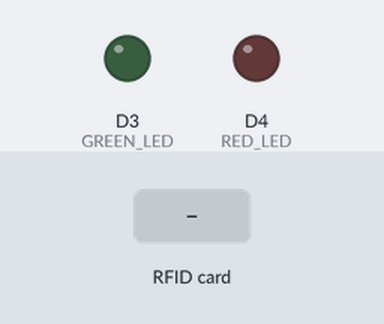
Recording of a sketch running on a simulated ESP8266 (NodeMCU). Parts: output pins drawn as LEDs (lit = HIGH). The test bench sets the inputs (shaded band). WiFi joins after 1.5 s; servers stay silent unless stated; uploads are accepted with an empty reply; what the sketch prints to the serial monitor is not drawn.

Above: at 2.7 s.
2.8 s: RFID card 5E 7A 19 C4 held to the reader
At 3.8 s:
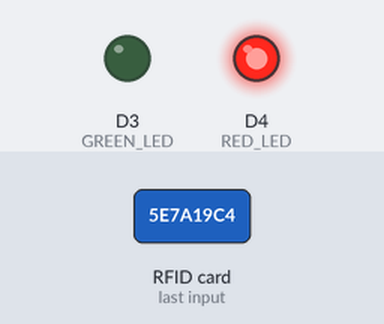
Timing chart, 0 to 5.8 s (numbered marks = the images above; inputs shaded):
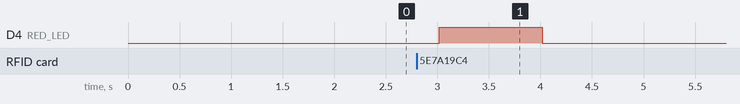

Measured:
- after the input at 2.8 s, D4 (RED_LED): LOW → HIGH after 0.22 s, → LOW 1.0 s later

The sketch:

esp8266.ino
```cpp
#include <ESP8266WiFi.h>
#include <ESP8266HTTPClient.h>
#include <ArduinoJson.h>
#include <SPI.h>
#include <MFRC522.h>
#include <SoftwareSerial.h>

// WiFi credentials
const char* ssid = "UNKNOWN";
const char* password = "@Wifinaminto1";
const char* serverUrl = "http://192.168.1.12/rfidattendance/api/devices.php";

// Pin Definitions
#define SS_PIN D2    // RFID SS/SDA
#define RST_PIN D1   // RFID RST
#define GREEN_LED D3
#define RED_LED D4

// Software Serial for Arduino
SoftwareSerial arduinoSerial(D6, D5); // RX, TX

MFRC522 rfid(SS_PIN, RST_PIN);

void setup() {
    Serial.begin(115200);  // Debug serial
    arduinoSerial.begin(9600);  // Arduino communication

    // Initialize LEDs
    pinMode(GREEN_LED, OUTPUT);
    pinMode(RED_LED, OUTPUT);
    digitalWrite(GREEN_LED, LOW);
    digitalWrite(RED_LED, LOW);

    // Initialize RFID
    SPI.begin();
    rfid.PCD_Init();

    // Connect to WiFi
    WiFi.begin(ssid, password);
    while (WiFi.status() != WL_CONNECTED) {
        delay(500);
        Serial.print(".");
    }
    Serial.println("\nConnected to WiFi");
}

void loop() {
    // Check for RFID card
    if (rfid.PICC_IsNewCardPresent() && rfid.PICC_ReadCardSerial()) {
        String rfidUid = "";
        for (byte i = 0; i < rfid.uid.size; i++) {
            rfidUid += String(rfid.uid.uidByte[i] < 0x10 ? "0" : "");
            rfidUid += String(rfid.uid.uidByte[i], HEX);
        }
        rfidUid.toUpperCase();

        sendToServer("rfid", rfidUid, "");
        rfid.PICC_HaltA();
        rfid.PCD_StopCrypto1();
    }

    // Check for fingerprint data from Arduino
    if (arduinoSerial.available()) {
        String arduinoData = arduinoSerial.readStringUntil('\n');
        DynamicJsonDocument doc(200);
        deserializeJson(doc, arduinoData);

        if (doc.containsKey("fingerprint_id")) {
            String fingerprintId = doc["fingerprint_id"].as<String>();
            sendToServer("fingerprint", "", fingerprintId);
        }
    }
}

void sendToServer(String type, String rfidUid, String fingerprintId) {
    if (WiFi.status() == WL_CONNECTED) {
        WiFiClient client;
        HTTPClient http;

        // Create JSON payload
        StaticJsonDocument<200> doc;
        doc["device_id"] = WiFi.macAddress();
        doc["verification_type"] = type;

        if (type == "rfid") {
            doc["rfid_uid"] = rfidUid;
        } else {
            doc["fingerprint_id"] = fingerprintId;
        }

        String jsonString;
        serializeJson(doc, jsonString);

        // Send request
        http.begin(client, serverUrl);
        http.addHeader("Content-Type", "application/json");
        int httpCode = http.POST(jsonString);

        if (httpCode > 0) {
            String response = http.getString();

            // Forward response to Arduino
            arduinoSerial.println(response);

            // Handle LED feedback
            DynamicJsonDocument respDoc(1024);
            deserializeJson(respDoc, response);

            if (respDoc["status"] == "success") {
                digitalWrite(GREEN_LED, HIGH);
                delay(1000);
                digitalWrite(GREEN_LED, LOW);
            } else {
                digitalWrite(RED_LED, HIGH);
                delay(1000);
                digitalWrite(RED_LED, LOW);
            }
        }

        http.end();
    }
}
```
